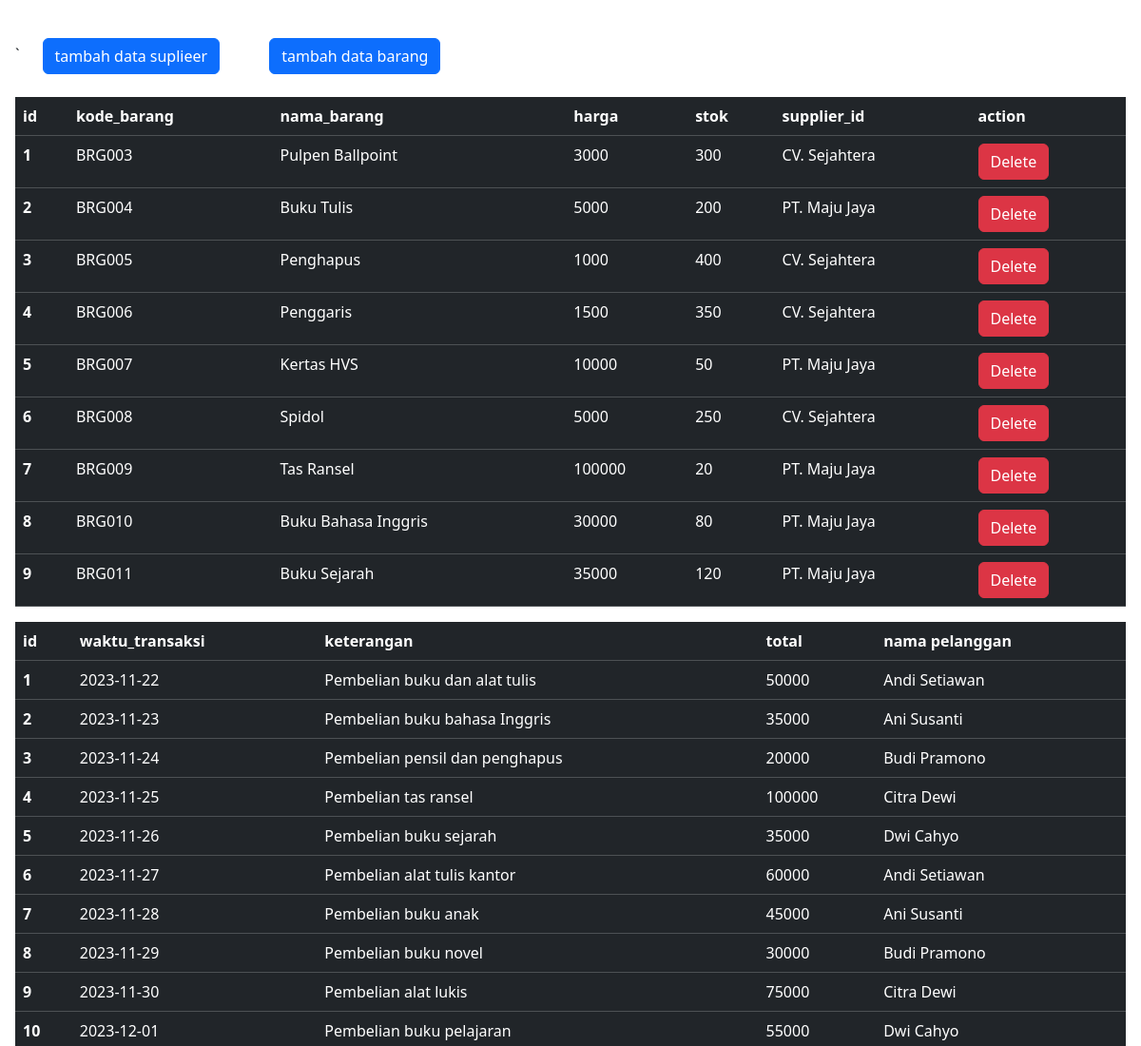
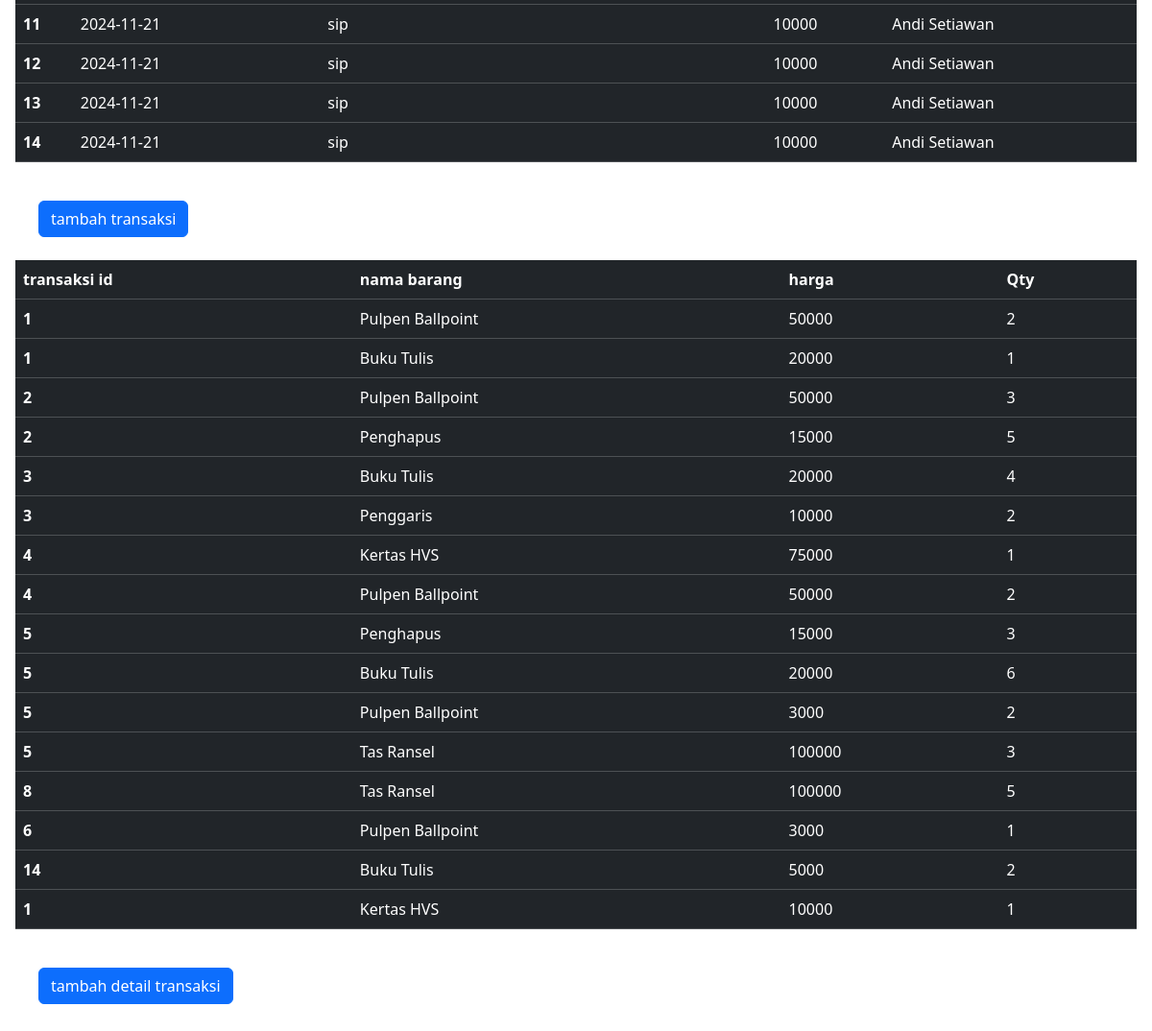
The page / on the database its author committed (2 pictures, top to bottom).
### tables this page shows
CREATE TABLE `barang` (
  `id` int(11) NOT NULL,
  `kode_barang` varchar(10) DEFAULT NULL,
  `nama_barang` varchar(100) DEFAULT NULL,
  `harga` int(11) DEFAULT NULL,
  `stok` int(11) DEFAULT NULL,
  `supplier_id` int(11) DEFAULT NULL
);

CREATE TABLE `supplier` (
  `id` int(11) NOT NULL,
  `nama` varchar(100) DEFAULT NULL,
  `telp` varchar(12) DEFAULT NULL,
  `alamat` text DEFAULT NULL
);

CREATE TABLE `transaksi` (
  `id` int(11) NOT NULL,
  `waktu_transaksi` date DEFAULT NULL,
  `keterangan` text DEFAULT NULL,
  `total` int(11) DEFAULT NULL,
  `pelanggan_id` int(11) DEFAULT NULL
);

CREATE TABLE `pelanggan` (
  `id` int(11) NOT NULL,
  `nama` varchar(100) DEFAULT NULL,
  `jenis_kelamin` enum('L','P') DEFAULT NULL,
  `telp` varchar(12) DEFAULT NULL,
  `alamat` text DEFAULT NULL
);

### functions/function_index.php (called while the page is built, shortened)
<?php
require 'dbconnect.php';
function getAllBarang(){
    $query="SELECT barang.id,barang.kode_barang,barang.nama_barang,barang.harga,barang.stok,supplier.nama
    FROM barang
    RIGHT JOIN supplier  ON barang.supplier_id=supplier.id
    WHERE barang.id IS NOT NULL
    ORDER BY barang.id
    ";
    global $conn;
    $result=mysqli_query($conn,$query);
    return mysqli_fetch_all($result,MYSQLI_ASSOC);
}
function getAllTransaksi(){
    $query="SELECT transaksi.id, transaksi.waktu_transaksi, transaksi.keterangan, transaksi.total,pelanggan.nama
    FROM transaksi
    RIGHT JOIN pelanggan ON transaksi.pelanggan_id=pelanggan.id
    ORDER BY transaksi.id
    ";
    global $conn;
    $result=mysqli_query($conn,$query);
    return mysqli_fetch_all($result,MYSQLI_ASSOC);
}
function getAllTransaksiDetail(){
    $query="SELECT transaksi.id, barang.nama_barang, transaksi_detail.harga, transaksi_detail.qty
    FROM transaksi_detail
    LEFT JOIN transaksi ON transaksi.id=transaksi_detail.transaksi_id
    LEFT JOIN barang ON transaksi_detail.barang_id= barang.id
    ";
    global $conn;
    $result=mysqli_query($conn,$query);
    return mysqli_fetch_all($result,MYSQLI_ASSOC);
}

### index.php (the view, shortened to what this page needs)
<?php
require 'templates/header.php';
include 'functions/function_index.php';
$tabelbarang=getAllBarang();
$tabeltransaksi_detail=getAllTransaksiDetail();
?>
<a href="tambah_supplier.php"><button type="button" class="btn btn-primary m-4">tambah data suplieer</button></a>
<a href="tambah_barang.php"><button type="button" class="btn btn-primary m-4">tambah data barang</button></a>
<div class="w-2/3">
<table class="table table-dark table-stripe " >
      <thead>
        <tr>
        <th scope="col">id</th>
          <th scope="col">kode_barang</th>
          <th scope="col">nama_barang</th>
          <th scope="col">harga</th>
          <th scope="col">stok</th>
          <th scope="col">supplier_id</th>
          <th scope="col">action</th>
        </tr>
      </thead>
      <tbody class="">
        <?php foreach($tabelbarang as $data){?>
        <tr>
          <th scope="row"><?= $data['id']?></th>
          <td><?= $data['kode_barang']?></td>
          <td><?= $data['nama_barang']?></td>
          <td><?= $data['harga']?></td>
          <td><?= $data['stok']?></td>
          <td><?= $data['nama']?></td>
          <td>
              <form method="post" action="" onsubmit="return confirm('hapus data?');">
                <button class="btn btn-danger" type="submit" name="delete">Delete</button>
              </form>
          </td>
        </tr>
        <?php }?>
      </tbody>
    </table>
    <?php
    $tabeltransaksi=getAllTransaksi();
    ?>
    <table class="table table-dark table-stripe " >
      <thead>
        <tr>
        <th scope="col">id</th>
          <th scope="col">waktu_transaksi</th>
          <th scope="col">keterangan</th>
          <th scope="col">total</th>
          <th scope="col">nama pelanggan</th>
        </tr>
      </thead>
      <tbody class="">
        <?php foreach($tabeltransaksi as $datatransaksi){?>
        <tr>
          <th scope="row"><?= $datatransaksi['id']?></th>
          <td><?= $datatransaksi['waktu_transaksi']?></td>
          <td><?= $datatransaksi['keterangan']?></td>
          <td><?= $datatransaksi['total']?></td>
          <td><?= $datatransaksi['nama']?></td>
        </tr>
        <?php }?>
      </tbody>
    </table>
    <a href="tambah_transaksi.php"><button type="button" class="btn btn-primary m-4">tambah transaksi</button></a>
    <?php
    $tabeltransaksi_detail=getAllTransaksiDetail();
    ?>
    <table class="table table-dark table-stripe " >
      <thead>
        <tr>
        <th scope="col">transaksi id</th>
          <th scope="col">nama barang</th>
          <th scope="col">harga</th>
          <th scope="col">Qty</th>
        </tr>
      </thead>
      <tbody class="">
        <?php foreach($tabeltransaksi_detail as $dataTD){?>
        <tr>
          <th scope="row"><?= $dataTD['id']?></th>
          <td><?= $dataTD['nama_barang']?></td>
          <td><?= $dataTD['harga']?></td>
          <td><?= $dataTD['qty']?></td>
        </tr>
        <?php }?>
      </tbody>
    </table>
    <a href="tambah_detail_transaksi.php"><button type="button" class="btn btn-primary m-4">tambah detail transaksi</button></a>
</div>
<?php
require 'templates/footer.php';
?>

### templates/header.php (shortened to what this page needs)
<!DOCTYPE html>
<html lang="en">
<head>
    <link href="https://cdn.jsdelivr.net/npm/bootstrap@5.3.3/dist/css/bootstrap.min.css" rel="stylesheet">
</head>
<body>
  <div class="m-3">`

### templates/footer.php (shortened to what this page needs)
</body>
</html>

### rows shown on the page
barang: id "1", kode_barang "BRG003", nama_barang "Pulpen Ballpoint", harga "3000", stok "300", supplier.nama "CV. Sejahtera"
barang: id "2", kode_barang "BRG004", nama_barang "Buku Tulis", harga "5000", stok "200", supplier.nama "PT. Maju Jaya"
barang: id "3", kode_barang "BRG005", nama_barang "Penghapus", harga "1000", stok "400", supplier.nama "CV. Sejahtera"
barang: id "4", kode_barang "BRG006", nama_barang "Penggaris", harga "1500", stok "350", supplier.nama "CV. Sejahtera"
barang: id "5", kode_barang "BRG007", nama_barang "Kertas HVS", harga "10000", stok "50", supplier.nama "PT. Maju Jaya"
barang: id "6", kode_barang "BRG008", nama_barang "Spidol", harga "5000", stok "250", supplier.nama "CV. Sejahtera"
barang: id "7", kode_barang "BRG009", nama_barang "Tas Ransel", harga "100000", stok "20", supplier.nama "PT. Maju Jaya"
barang: id "8", kode_barang "BRG010", nama_barang "Buku Bahasa Inggris", harga "30000", stok "80", supplier.nama "PT. Maju Jaya"
barang: id "9", kode_barang "BRG011", nama_barang "Buku Sejarah", harga "35000", stok "120", supplier.nama "PT. Maju Jaya"
transaksi: id "1", waktu_transaksi "2023-11-22", keterangan "Pembelian buku dan alat tulis", total "50000", pelanggan.nama "Andi Setiawan"
transaksi: id "2", waktu_transaksi "2023-11-23", keterangan "Pembelian buku bahasa Inggris", total "35000", pelanggan.nama "Ani Susanti"
transaksi: id "3", waktu_transaksi "2023-11-24", keterangan "Pembelian pensil dan penghapus", total "20000", pelanggan.nama "Budi Pramono"
transaksi: id "4", waktu_transaksi "2023-11-25", keterangan "Pembelian tas ransel", total "100000", pelanggan.nama "Citra Dewi"
transaksi: id "5", waktu_transaksi "2023-11-26", keterangan "Pembelian buku sejarah", total "35000", pelanggan.nama "Dwi Cahyo"
transaksi: id "6", waktu_transaksi "2023-11-27", keterangan "Pembelian alat tulis kantor", total "60000", pelanggan.nama "Andi Setiawan"
transaksi: id "7", waktu_transaksi "2023-11-28", keterangan "Pembelian buku anak", total "45000", pelanggan.nama "Ani Susanti"
transaksi: id "8", waktu_transaksi "2023-11-29", keterangan "Pembelian buku novel", total "30000", pelanggan.nama "Budi Pramono"
transaksi: id "9", waktu_transaksi "2023-11-30", keterangan "Pembelian alat lukis", total "75000", pelanggan.nama "Citra Dewi"
transaksi: id "10", waktu_transaksi "2023-12-01", keterangan "Pembelian buku pelajaran", total "55000", pelanggan.nama "Dwi Cahyo"
transaksi: id "11", waktu_transaksi "2024-11-21", keterangan "sip", total "10000", pelanggan.nama "Andi Setiawan"
transaksi: id "12", waktu_transaksi "2024-11-21", keterangan "sip", total "10000", pelanggan.nama "Andi Setiawan"
transaksi: id "13", waktu_transaksi "2024-11-21", keterangan "sip", total "10000", pelanggan.nama "Andi Setiawan"
transaksi: id "14", waktu_transaksi "2024-11-21", keterangan "sip", total "10000", pelanggan.nama "Andi Setiawan"

### other values the page prints
$dataTD['id'] "1"
$dataTD['nama_barang'] "Pulpen Ballpoint"
$dataTD['harga'] "50000"
$dataTD['qty'] "2"
$dataTD['nama_barang'] "Buku Tulis"
$dataTD['harga'] "20000"
$dataTD['qty'] "1"
$dataTD['id'] "2"
$dataTD['qty'] "3"
$dataTD['nama_barang'] "Penghapus"
$dataTD['harga'] "15000"
$dataTD['qty'] "5"
$dataTD['id'] "3"
$dataTD['qty'] "4"
$dataTD['nama_barang'] "Penggaris"
